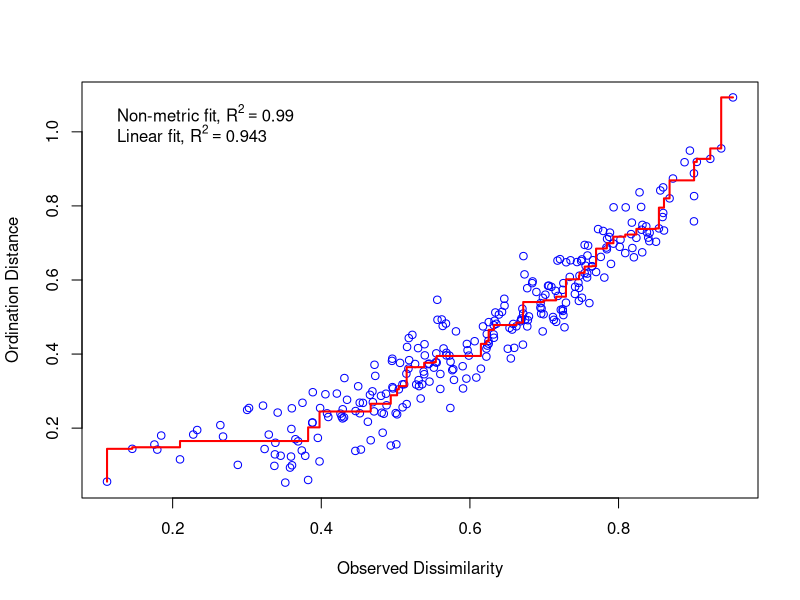
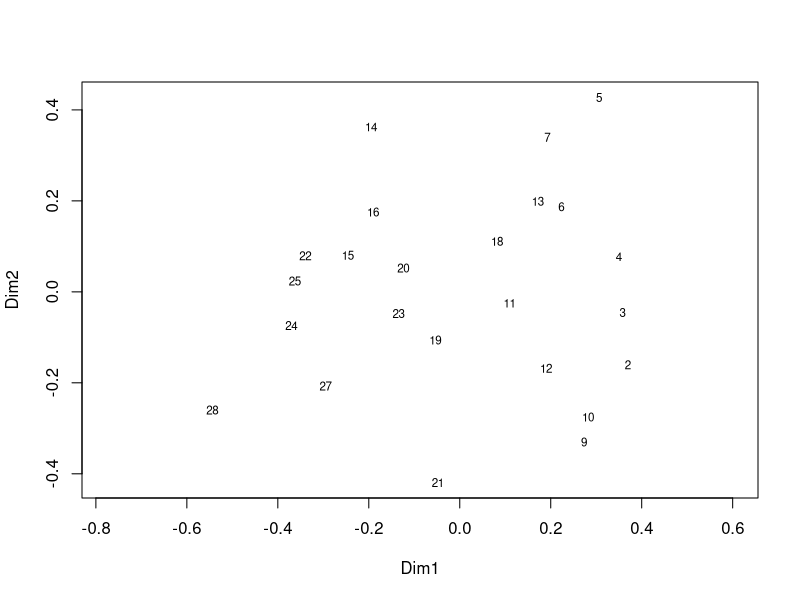
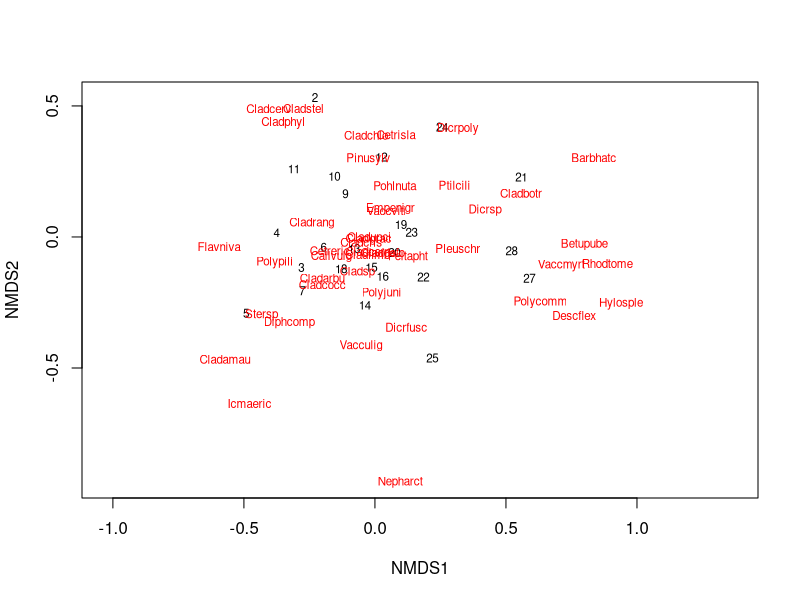

The R script that drew these images, in order:
library(MASS)
library(vegan)
data(varespec)
?varespec  # 44 species cover values across 24 locations

#------------------------------------------------------------------------------
# ordination serves to summarize community data (such as species abundance data) 
# by producing a low-dimensional ordination space in which similar species and 
# samples are plotted close together, and dissimilar species and samples are 
# placed far apart.
#------------------------------------------------------------------------------

# dissimilarity of cover values by location pair
vare.dist <- vegdist(varespec)

# perform nmds on dissimilarity object
vare.nmds0 <- isoMDS(vare.dist)  # defaults to two dimensions
vare.nmds0  # 'stress' is indication of goodness of fit

#------------------look at observed vs. ordination dissimilarities-------------

stressplot(vare.nmds0, vare.dist)  
# the correlation based on stress is R^2 = 1−S^2.
# the “fit-based R2” is the correlation between the fitted values θ(d) and
# ordination distances d_tilda, or between the step line and the points.

ordiplot(vare.nmds0, type = "t")
# shows location scores with respect to the two dimensions from the ordination
# similar interpretaion to PCA???

#----------------------------meta-mds------------------------------------------

# The iterative search is very difficult in nmds, because of nonlinear relationship 
# between ordination and original dissimilarities. The iteration easily gets trapped 
# into local optimum instead of finding the global op- timum. Therefore it is 
# recommended to use several random starts, and select among similar solutions with 
# smallest stresses.

vare.metmds <- metaMDS(varespec, trace = FALSE)
vare.metmds

# defaults to 20 random starting configurations
# finds two converging solutions
# uses 'Wisconsin double standardization'
# output interpretation:
  # The range of data values was so large that the data were square root transformed, 
  # and then submitted to Wisconsin double standardiza- tion, or species divided by 
  # their maxima, and stands standardized to equal totals

plot(vare.metmds, type = "t")

#----------------------------thoughts about nmds-------------------------------

# we could use nmds with geographic variables and compare villages/districts across
# different sets of variables.

# we might not need to/be able to use metaMDS, as I'm not quite sure about Wisconsin double
# standardization for non-ecology data.

